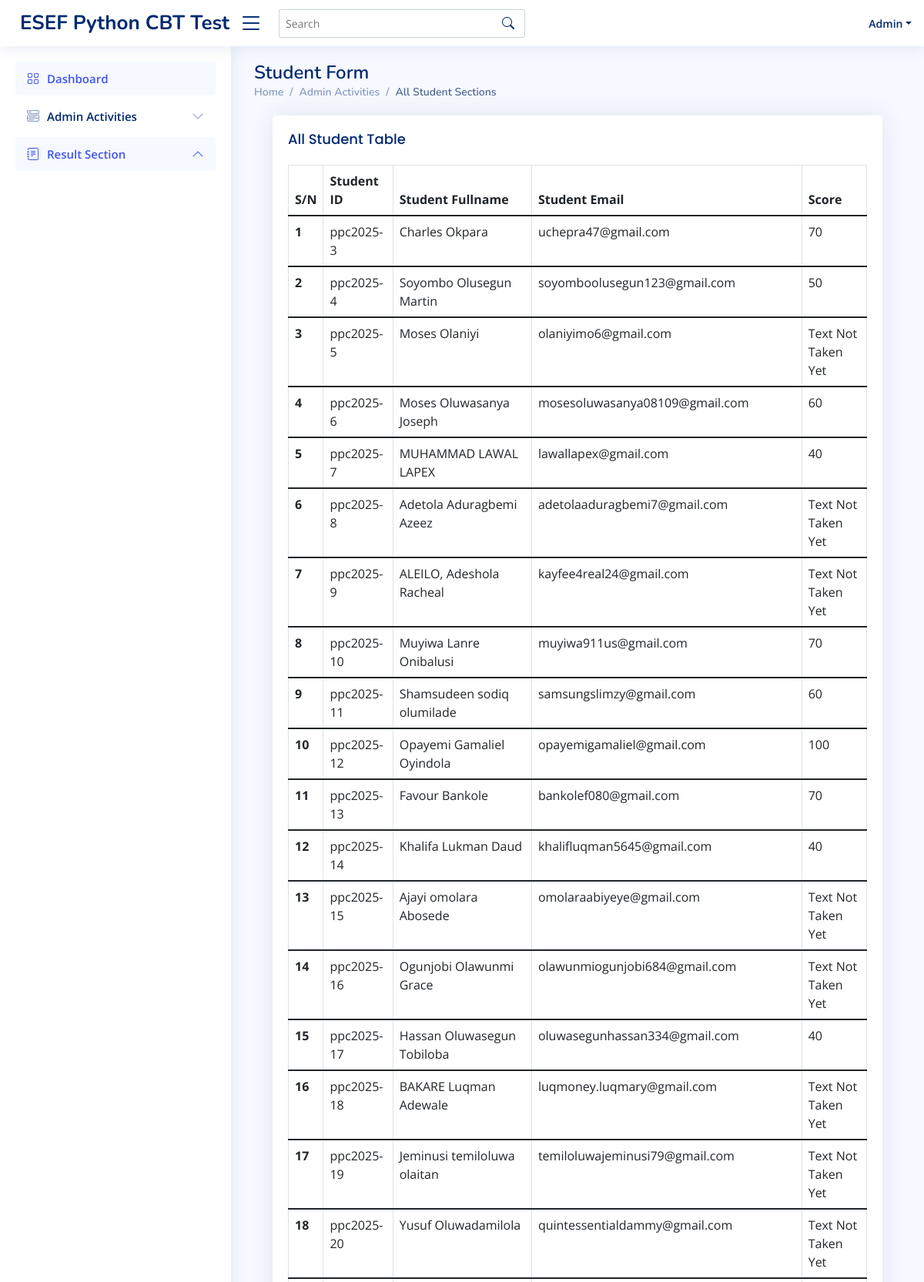
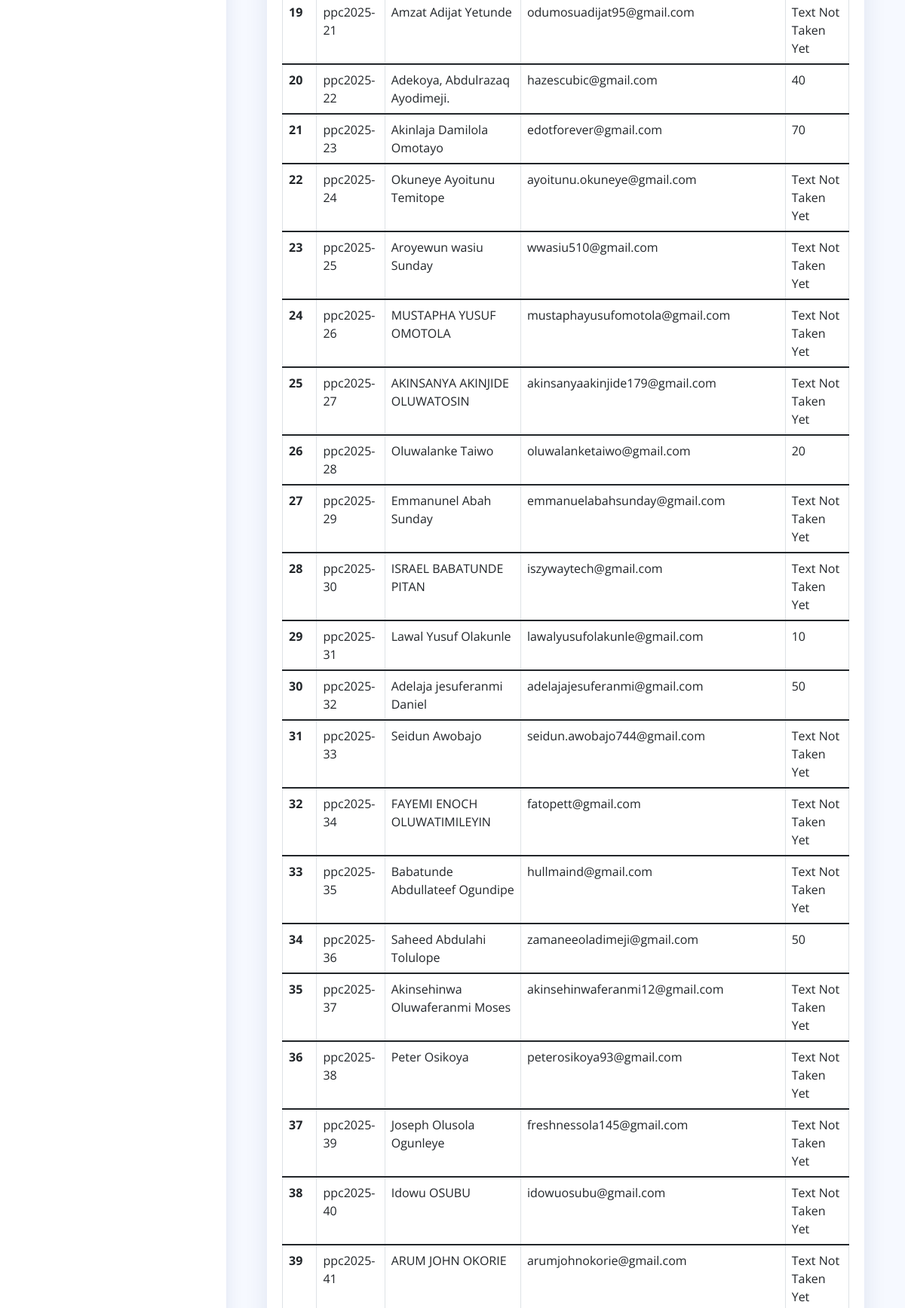
The app's page /all_student (signed in, upper part) with its own data (2 pictures, top to bottom).
### cbt_test/models.py (models this page shows, shortened)
class Student(db.Model):
    id = db.Column(db.Integer, primary_key=True)
    studentID = db.Column(db.String(25), unique=True, nullable=False)
    fullname = db.Column(db.String(60), nullable=False)
    email = db.Column(db.String(120), unique=True, nullable=False)
    score = db.Column(db.Integer, nullable=True)
    status = db.Column(db.String(25), nullable=False, default='Text Not Taken Yet')

### cbt_test/routes.py (the view, shortened to what this page needs)
@main.route("/all_student", methods=['GET', 'POST'])
@login_required
def allStudent():
    students=Student.query.all()
    form = downloadAllStudent()
    return render_template("all_student.html",  form=form, students=students)

### cbt_test/forms.py
class downloadAllStudent(FlaskForm):
    downloadAllStudent = SubmitField('Download all Student')
    downloadScoreStudent = SubmitField('Download Student with Score')
    downloadNoScoreStudent = SubmitField('Download Student without Score')

### cbt_test/models.py (called while the page is built)
@loginManager.user_loader
def loadUser(userID):
    return Admin.query.get(int(userID))

### cbt_test/templates/all_student.html (shortened to what this page needs)
{% extends "layout.html" %}
    {% block content %}
    <main id="main" class="main">
        <div class="pagetitle">
            <h1>Student Form</h1>
                <nav>
                    <ol class="breadcrumb">
                    <li class="breadcrumb-item"><a href="{{ url_for('main.home') }}">Home</a></li>
                    <li class="breadcrumb-item">Admin Activities</li>
                    <li class="breadcrumb-item active">All Student Sections</li>
                    </ol>
                </nav>
        </div>
        <div class="container">
            <section class="section register min-vh-200 d-flex flex-column  py-1">
                <div class="container">
                    <div class="row ">
                        <div class="col-lg-12">
                                <form method="POST" action="">
                                    <div class="card">
                                        <div class="card-body">
                                            <h5 class="card-title">All Student Table</h5>
                                            <table class="table table-bordered">
                                                <thead>
                                                <tr>
                                                    <th scope="col">S/N</th>
                                                    <th scope="col">Student ID</th>
                                                    <th scope="col">Student Fullname</th>
                                                    <th scope="col">Student Email</th>
                                                    <th scope="col">Score</th>
                                                </tr>
                                                </thead>
                                                {% for student in students %}
                                                    <tbody>
                                                        <tr>
                                                            <th scope="row">{{ loop.index }}</th>
                                                            <td>{{ student.studentID }}</td>
                                                            <td>{{ student.fullname }}</td>
                                                            <td>{{ student.email }}</td>
                                                            {% if student.score == None %}
                                                                <td>{{ student.status }}</td>
                                                            {% else %}
                                                                <td>{{ student.score }}</td>
                                                            {% endif %}
                                                        </tr>
                                                    </tbody>
                                                {% endfor %}
                                            </table>
                                        </div>
                                    </div>
                                </form>
                            </div>
                        </div>
                    </div>
                </div>
      </main>
    {% endblock %}

### cbt_test/static/style.css (style rules this page uses)
:root { scroll-behavior: smooth; }
body { font-family: "Open Sans", sans-serif; background: #f6f9ff; color: #444444; }
a { color: #4154f1; text-decoration: none; }
h1, h2, h3, h4, h5, h6 { font-family: "Nunito", sans-serif; }
#main { margin-top: 60px; padding: 20px 30px; transition: all 0.3s; }
.pagetitle { margin-bottom: 10px; }
.pagetitle h1 { font-size: 24px; margin-bottom: 0; font-weight: 600; color: #012970; }
.card { margin-bottom: 30px; border: none; border-radius: 5px; box-shadow: 0px 0 30px rgba(1, 41, 112, 0.1); }
.card-title { padding: 20px 0 15px 0; font-size: 18px; font-weight: 500; color: #012970; font-family: "Poppins", sans-serif; }
.card-body { padding: 0 20px 20px 20px; }
.breadcrumb { font-size: 14px; font-family: "Nunito", sans-serif; color: #899bbd; font-weight: 600; }
.breadcrumb a { color: #899bbd; transition: 0.3s; }
.breadcrumb .breadcrumb-item::before { color: #899bbd; }
.breadcrumb .active { color: #51678f; font-weight: 600; }
@media (min-width: 1200px) { #main, #footer { margin-left: 300px; } }

### records on screen
Student: studentID "ppc2025-3", fullname "Charles Okpara", email "uchepra47@gmail.com", score "70"
Student: studentID "ppc2025-4", fullname "Soyombo Olusegun Martin", email "soyomboolusegun123@gmail.com", score "50"
Student: studentID "ppc2025-5", fullname "Moses Olaniyi", email "olaniyimo6@gmail.com", status "Text Not Taken Yet"
Student: studentID "ppc2025-6", fullname "Moses Oluwasanya Joseph", email "mosesoluwasanya08109@gmail.com", score "60"
Student: studentID "ppc2025-7", fullname "MUHAMMAD LAWAL LAPEX", email "lawallapex@gmail.com", score "40"
Student: studentID "ppc2025-8", fullname "Adetola Aduragbemi Azeez", email "adetolaaduragbemi7@gmail.com", status "Text Not Taken Yet"
Student: studentID "ppc2025-9", fullname "ALEILO, Adeshola Racheal", email "kayfee4real24@gmail.com", status "Text Not Taken Yet"
Student: studentID "ppc2025-10", fullname "Muyiwa Lanre Onibalusi", email "muyiwa911us@gmail.com", score "70"
Student: studentID "ppc2025-11", fullname "Shamsudeen sodiq olumilade", email "samsungslimzy@gmail.com", score "60"
Student: studentID "ppc2025-12", fullname "Opayemi Gamaliel Oyindola", email "opayemigamaliel@gmail.com", score "100"
Student: studentID "ppc2025-13", fullname "Favour Bankole", email "bankolef080@gmail.com", score "70"
Student: studentID "ppc2025-14", fullname "Khalifa Lukman Daud", email "khalifluqman5645@gmail.com", score "40"
Student: studentID "ppc2025-15", fullname "Ajayi omolara Abosede", email "omolaraabiyeye@gmail.com", status "Text Not Taken Yet"
Student: studentID "ppc2025-16", fullname "Ogunjobi Olawunmi Grace", email "olawunmiogunjobi684@gmail.com", status "Text Not Taken Yet"
Student: studentID "ppc2025-17", fullname "Hassan Oluwasegun Tobiloba", email "oluwasegunhassan334@gmail.com", score "40"
Student: studentID "ppc2025-18", fullname "BAKARE Luqman Adewale", email "luqmoney.luqmary@gmail.com", status "Text Not Taken Yet"
Student: studentID "ppc2025-19", fullname "Jeminusi temiloluwa olaitan", email "temiloluwajeminusi79@gmail.com", status "Text Not Taken Yet"
Student: studentID "ppc2025-20", fullname "Yusuf Oluwadamilola", email "quintessentialdammy@gmail.com", status "Text Not Taken Yet"
Student: studentID "ppc2025-21", fullname "Amzat Adijat Yetunde", email "odumosuadijat95@gmail.com", status "Text Not Taken Yet"
Student: studentID "ppc2025-22", fullname "Adekoya, Abdulrazaq Ayodimeji.", email "hazescubic@gmail.com", score "40"
Student: studentID "ppc2025-23", fullname "Akinlaja Damilola Omotayo", email "edotforever@gmail.com", score "70"
Student: studentID "ppc2025-24", fullname "Okuneye Ayoitunu Temitope", email "ayoitunu.okuneye@gmail.com", status "Text Not Taken Yet"
Student: studentID "ppc2025-25", fullname "Aroyewun wasiu Sunday", email "wwasiu510@gmail.com", status "Text Not Taken Yet"
Student: studentID "ppc2025-26", fullname "MUSTAPHA YUSUF OMOTOLA", email "mustaphayusufomotola@gmail.com", status "Text Not Taken Yet"
Student: studentID "ppc2025-27", fullname "AKINSANYA AKINJIDE OLUWATOSIN", email "akinsanyaakinjide179@gmail.com", status "Text Not Taken Yet"
Student: studentID "ppc2025-28", fullname "Oluwalanke Taiwo", email "oluwalanketaiwo@gmail.com", score "20"
Student: studentID "ppc2025-29", fullname "Emmanunel Abah Sunday", email "emmanuelabahsunday@gmail.com", status "Text Not Taken Yet"
Student: studentID "ppc2025-30", fullname "ISRAEL BABATUNDE PITAN", email "iszywaytech@gmail.com", status "Text Not Taken Yet"
Student: studentID "ppc2025-31", fullname "Lawal Yusuf Olakunle", email "lawalyusufolakunle@gmail.com", score "10"
Student: studentID "ppc2025-32", fullname "Adelaja jesuferanmi Daniel", email "adelajajesuferanmi@gmail.com", score "50"
Student: studentID "ppc2025-33", fullname "Seidun Awobajo", email "seidun.awobajo744@gmail.com", status "Text Not Taken Yet"
Student: studentID "ppc2025-34", fullname "FAYEMI ENOCH OLUWATIMILEYIN", email "fatopett@gmail.com", status "Text Not Taken Yet"
Student: studentID "ppc2025-35", fullname "Babatunde Abdullateef Ogundipe", email "hullmaind@gmail.com", status "Text Not Taken Yet"
Student: studentID "ppc2025-36", fullname "Saheed Abdulahi Tolulope", email "zamaneeoladimeji@gmail.com", score "50"
Student: studentID "ppc2025-37", fullname "Akinsehinwa Oluwaferanmi Moses", email "akinsehinwaferanmi12@gmail.com", status "Text Not Taken Yet"
Student: studentID "ppc2025-38", fullname "Peter Osikoya", email "peterosikoya93@gmail.com", status "Text Not Taken Yet"
Student: studentID "ppc2025-39", fullname "Joseph Olusola Ogunleye", email "freshnessola145@gmail.com", status "Text Not Taken Yet"
Student: studentID "ppc2025-40", fullname "Idowu OSUBU", email "idowuosubu@gmail.com", status "Text Not Taken Yet"
Student: studentID "ppc2025-41", fullname "ARUM JOHN OKORIE", email "arumjohnokorie@gmail.com", status "Text Not Taken Yet"
